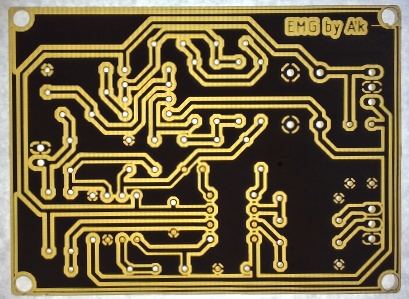
#> input picture test_functions/testpcb.jpg, 409 x 299 px, found by its file name
$ python CopperTrace.py
#> lines starting #> are read from the running program, lines starting #| are printed output that depends on the picture; after the words box and inside, x2 and y2 are one past the last pixel; in counts of white or black regions, pixels touching at a corner belong together
import cv2
import numpy as np
import matplotlib.pyplot as plt


def detect_pcb_traces(image_path):
    # Load the image
#> called with image_path = 'test_functions/testpcb.jpg'
    img = cv2.imread(image_path)
#> img is the input picture: shape (299, 409, 3); mean B, G, R 67.3, 101, 114.5
    if img is None:
        print(f"Failed to load image: {image_path}")
        return None

    # Convert to RGB for visualization (OpenCV loads as BGR)
    img_rgb = cv2.cvtColor(img, cv2.COLOR_BGR2RGB)

    # Convert to HSV color space for better gold/copper detection
    hsv = cv2.cvtColor(img, cv2.COLOR_BGR2HSV)
#> hsv: shape (299, 409, 3); mean H, S, V 40.4, 114.5, 115.2

    # Define range for gold/copper color in HSV
    # These values might need adjustment based on lighting and actual color
    lower_gold = np.array([15, 100, 100])
    upper_gold = np.array([30, 255, 255])

    # Create a mask for gold/copper regions
    mask = cv2.inRange(hsv, lower_gold, upper_gold)
#> mask: shape (299, 409); 33.6% white; 102 white regions (81 under 20 px), largest, box (x1, y1, x2, y2) and area: (9, 7, 392, 295) 38113, (284, 17, 320, 36) 622, (344, 17, 368, 35) 321

    # Apply some morphological operations to clean up the mask
    kernel = np.ones((3, 3), np.uint8)
    mask = cv2.morphologyEx(mask, cv2.MORPH_OPEN, kernel)
#> mask: shape (299, 409); 31.3% white; 53 white regions (18 under 20 px), largest, box (x1, y1, x2, y2) and area: (9, 8, 392, 295) 33480, (225, 96, 385, 152) 956, (284, 17, 320, 36) 608
    mask = cv2.morphologyEx(mask, cv2.MORPH_CLOSE, kernel)
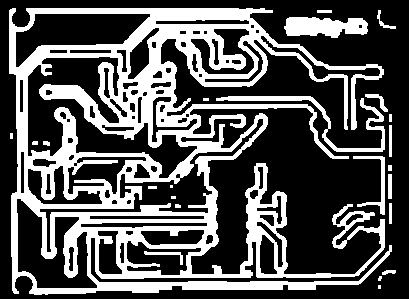
#> mask: shape (299, 409); 33.5% white; 24 white regions (6 under 20 px)

    # Find contours in the mask
    contours, _ = cv2.findContours(mask, cv2.RETR_EXTERNAL, cv2.CHAIN_APPROX_SIMPLE)
#> contours = 17 contours, 6 with area under 20; largest, box (x1, y1, x2, y2) and area: (9, 8, 392, 295) 64618, (284, 17, 368, 38) 1224, (216, 96, 385, 152) 928, (353, 156, 385, 215) 290, (365, 94, 388, 112) 92

    # Create a copy for drawing
    img_contours = img_rgb.copy()

    # Draw contours on the image
    cv2.drawContours(img_contours, contours, -1, (0, 255, 0), 2)
#> img_contours: shape (299, 409, 3); mean R, G, B 90.2, 120.5, 55.3

    # Detect holes (pads)
    # Apply thresholding to detect holes
    gray = cv2.cvtColor(img, cv2.COLOR_BGR2GRAY)
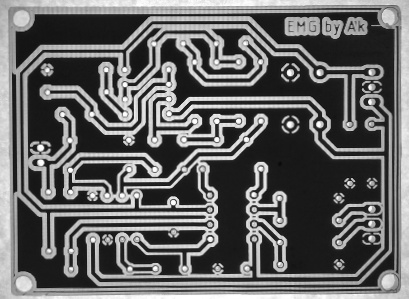
#> gray: shape (299, 409); min 9, max 255, mean 101.2
    _, binary = cv2.threshold(gray, 200, 255, cv2.THRESH_BINARY)
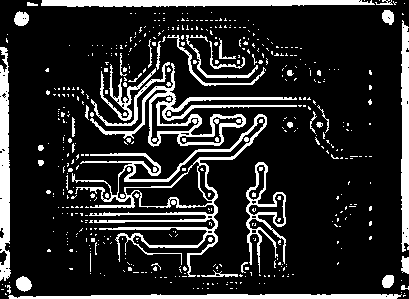
#> binary: shape (299, 409); 16.6% white; 501 white regions (455 under 20 px)

    # Find hole contours
    hole_contours, _ = cv2.findContours(binary, cv2.RETR_LIST, cv2.CHAIN_APPROX_SIMPLE)
#> hole_contours = 562 contours, 528 with area under 20; largest, box (x1, y1, x2, y2) and area: (72, 114, 267, 277) 5440, (90, 63, 297, 147) 2944, (0, 47, 11, 281) 1661, (41, 0, 375, 7) 1626, (125, 161, 213, 207) 1554

    # Filter for small, circular contours (likely to be holes)
    holes = []
    for contour in hole_contours:
        area = cv2.contourArea(contour)
        if 10 < area < 100:  # Adjust these thresholds based on hole size
            # Check circularity
            perimeter = cv2.arcLength(contour, True)
            if perimeter > 0:
                circularity = 4 * np.pi * area / (perimeter * perimeter)
                if circularity > 0.7:  # Higher values = more circular
                    M = cv2.moments(contour)
                    if M["m00"] != 0:
                        cx = int(M["m10"] / M["m00"])
                        cy = int(M["m01"] / M["m00"])
                        holes.append((cx, cy))
#> this loop made 562 passes
#> (area, perimeter, circularity, cx, cy) on passes 235, 257, 289, 290: (21, 17.66, 0.846, 40, 162), (20.5, 17.07, 0.884, 40, 147), (20, 18.49, 0.736, 319, 124), (20.5, 17.07, 0.884, 289, 124)
#> (area, perimeter, circularity) on passes 65, 93, 304, 324, 385: (52.5, 93.7, 0.0751), (89.5, 51.56, 0.423), (29.5, 43.56, 0.195), (20, 32.14, 0.243), (20, 20.49, 0.599)
#> after the loop, holes = 30 pairs, first value 3 to 319, second value 72 to 274

    # Draw holes on the image
    for hole in holes:
        cv2.circle(img_contours, hole, 5, (255, 0, 0), -1)
#> this loop made 30 passes
#> hole on passes 1 to 12: (217, 274), (209, 238), (209, 231), (253, 231), (253, 216), (209, 216), (253, 201), (173, 202), (121, 195), (106, 195), (92, 195), (69, 169)
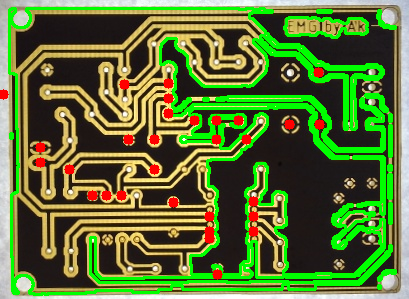
#> img_contours: shape (299, 409, 3); mean R, G, B 91.9, 116.9, 53.3

    # Create a matrix to represent trace connections between holes
    num_holes = len(holes)
#> num_holes = 30
    connections = np.zeros((num_holes, num_holes), dtype=bool)

    # Check which holes are connected by traces
    # This is a simplified approach and may need refinement
    for i in range(num_holes):
        for j in range(i + 1, num_holes):
            # Draw a line between two holes
            line_img = np.zeros_like(mask)
            cv2.line(line_img, holes[i], holes[j], 255, 1)

            # Check if the line overlaps with traces
            overlap = cv2.bitwise_and(line_img, mask)
            overlap_ratio = np.sum(overlap) / np.sum(line_img)

            # If most of the line overlaps with traces, consider them connected
            if overlap_ratio > 0.8:
                connections[i, j] = True
                connections[j, i] = True
#> connections: shape (30, 30) bool; 1.1% white in thin lines or dots, all inside (x1, y1, x2, y2) = (1, 1, 7, 7)
#> line_img: shape (299, 409); 0.16% white in thin lines or dots, all inside (x1, y1, x2, y2) = (124, 72, 319, 85)

    # Draw connections between holes
    img_connections = img_rgb.copy()
    for i in range(num_holes):
        for j in range(i + 1, num_holes):
            if connections[i, j]:
                cv2.line(img_connections, holes[i], holes[j], (0, 0, 255), 2)
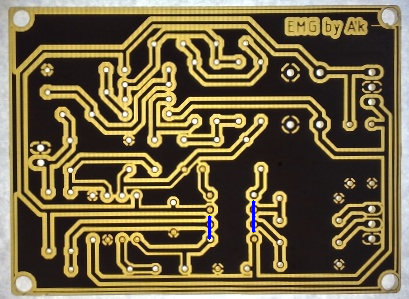
#> img_connections: shape (299, 409, 3); mean R, G, B 114.3, 100.8, 67.5

    # Visualize the results
    plt.figure(figsize=(15, 10))

    plt.subplot(2, 2, 1)
    plt.imshow(img_rgb)
    plt.title("Original Image")
    plt.axis("off")

    plt.subplot(2, 2, 2)
    plt.imshow(mask, cmap="gray")
    plt.title("Copper Trace Mask")
    plt.axis("off")

    plt.subplot(2, 2, 3)
    plt.imshow(img_contours)
    plt.title("Detected Traces and Holes")
    plt.axis("off")

    plt.subplot(2, 2, 4)
    plt.imshow(img_connections)
    plt.title("Identified Connections")
    plt.axis("off")

    plt.tight_layout()
    plt.show()

    return {
        "original": img_rgb,
        "mask": mask,
        "contours": img_contours,
        "connections": img_connections,
        "holes": holes,
        "connections_matrix": connections,
    }


# Advanced trace extraction method using skeletonization
def extract_pcb_traces_skeleton(image_path):
    # Load the image
    img = cv2.imread(image_path)
    if img is None:
        print(f"Failed to load image: {image_path}")
        return None

    # Convert to RGB for visualization
    img_rgb = cv2.cvtColor(img, cv2.COLOR_BGR2RGB)

    # Convert to HSV color space for better gold/copper detection
    hsv = cv2.cvtColor(img, cv2.COLOR_BGR2HSV)

    # Define range for gold/copper color in HSV
    lower_gold = np.array([15, 100, 100])
    upper_gold = np.array([30, 255, 255])

    # Create a mask for gold/copper regions
    mask = cv2.inRange(hsv, lower_gold, upper_gold)

    # Apply morphological operations
    kernel = np.ones((3, 3), np.uint8)
    mask = cv2.morphologyEx(mask, cv2.MORPH_OPEN, kernel)
    mask = cv2.morphologyEx(mask, cv2.MORPH_CLOSE, kernel)

    # Skeletonize the traces
    skeleton = np.zeros(mask.shape, np.uint8)
    temp = np.zeros(mask.shape, np.uint8)

    # Apply skeletonization
    mask_copy = mask.copy()
    while True:
        # Step 1: Erosion
        eroded = cv2.erode(mask_copy, kernel)

        # Step 2: Opening
        temp = cv2.morphologyEx(eroded, cv2.MORPH_OPEN, kernel)

        # Step 3: Subtract (eroded - opened)
        temp = cv2.subtract(eroded, temp)

        # Step 4: Add to skeleton
        skeleton = cv2.bitwise_or(skeleton, temp)

        # Step 5: Update mask_copy
        mask_copy = eroded.copy()

        # Step 6: Check if eroded is empty
        if cv2.countNonZero(eroded) == 0:
            break

    # Detect holes/pads
    gray = cv2.cvtColor(img, cv2.COLOR_BGR2GRAY)
    _, binary = cv2.threshold(gray, 200, 255, cv2.THRESH_BINARY)

    hole_contours, _ = cv2.findContours(binary, cv2.RETR_LIST, cv2.CHAIN_APPROX_SIMPLE)

    holes = []
    for contour in hole_contours:
        area = cv2.contourArea(contour)
        if 10 < area < 100:  # Adjust based on hole size
            perimeter = cv2.arcLength(contour, True)
            if perimeter > 0:
                circularity = 4 * np.pi * area / (perimeter * perimeter)
                if circularity > 0.7:
                    M = cv2.moments(contour)
                    if M["m00"] != 0:
                        cx = int(M["m10"] / M["m00"])
                        cy = int(M["m01"] / M["m00"])
                        holes.append((cx, cy))

    # Visualize results
    plt.figure(figsize=(15, 10))

    plt.subplot(2, 2, 1)
    plt.imshow(img_rgb)
    plt.title("Original Image")
    plt.axis("off")

    plt.subplot(2, 2, 2)
    plt.imshow(mask, cmap="gray")
    plt.title("Copper Trace Mask")
    plt.axis("off")

    plt.subplot(2, 2, 3)
    plt.imshow(skeleton, cmap="gray")
    plt.title("Trace Skeleton")
    plt.axis("off")

    # Draw holes on the skeleton image
    skeleton_rgb = cv2.cvtColor(skeleton, cv2.COLOR_GRAY2RGB)
    for hole in holes:
        cv2.circle(skeleton_rgb, hole, 5, (255, 0, 0), -1)

    plt.subplot(2, 2, 4)
    plt.imshow(skeleton_rgb)
    plt.title("Skeleton with Holes")
    plt.axis("off")

    plt.tight_layout()
    plt.show()

    return {
        "original": img_rgb,
        "mask": mask,
        "skeleton": skeleton,
        "skeleton_with_holes": skeleton_rgb,
        "holes": holes,
    }


# Example usage
if __name__ == "__main__":
    # Replace with your PCB image path
    image_path = "test_functions/testpcb.jpg"

    # Method 1: Simple contour-based detection
    results = detect_pcb_traces(image_path)
#> results = 6 items

    # Method 2: Skeleton-based detection (more precise for trace paths)
    skeleton_results = extract_pcb_traces_skeleton(image_path)
#> after the loop in extract_pcb_traces_skeleton, `while True:`: eroded: shape (299, 409); every value is 0
#> after the loop in extract_pcb_traces_skeleton, `while True:`:
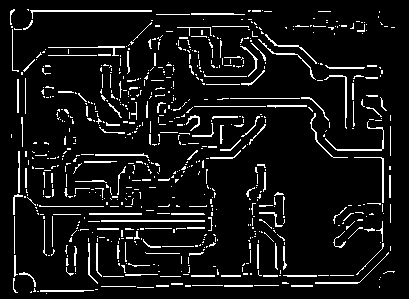
#> skeleton: shape (299, 409); 7.9% white in thin lines or dots, all inside (x1, y1, x2, y2) = (10, 9, 395, 294)
#> the loop in extract_pcb_traces_skeleton, `for contour in hole_contours:` made 562 passes
#> the loop in extract_pcb_traces_skeleton, `for hole in holes:` made 30 passes
#> after the loop in extract_pcb_traces_skeleton, `for hole in holes:`:
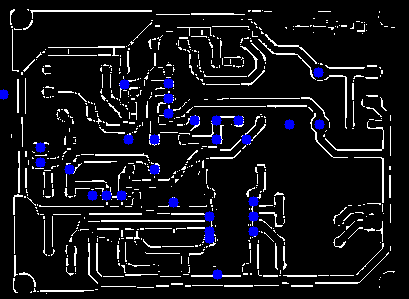
#> skeleton_rgb: shape (299, 409, 3); mean B, G, R 24.6, 19.6, 19.6
#> skeleton_results = 5 items

    print(f"Detected {len(results['holes'])} holes/pads on the PCB")
#| Detected 30 holes/pads on the PCB

    # Advanced: Trace each path from hole to hole
    # This would require more sophisticated path-finding algorithms
